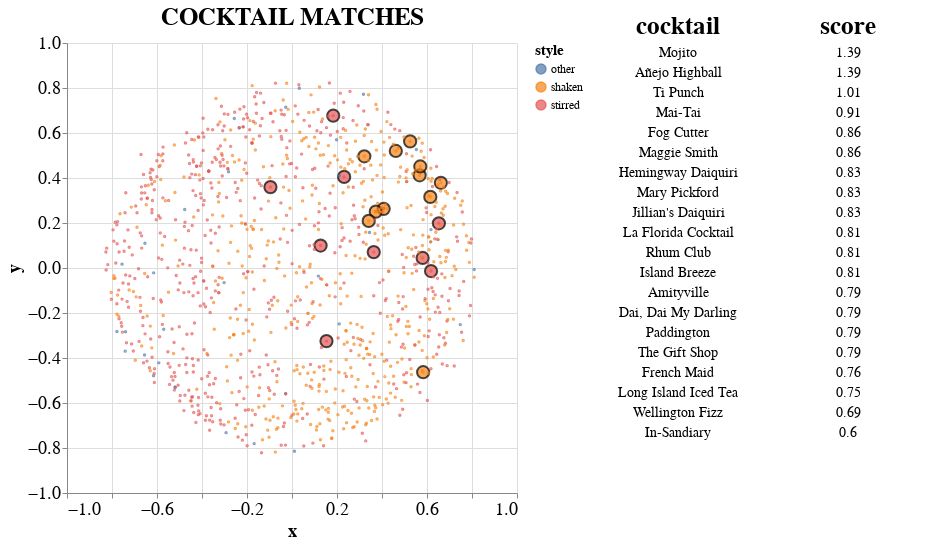

This figure's notebook cell:
### Markdown cell above
# ANOTHER EXAMPLE (MORE ABSTRACT): Spicy Island

### Code cell
C = CocktailQuery('spicy island') 
C.plot_cocktail_map(20) # Returns top 20 cocktails

### Figure 1 — Vega-Lite specification as saved in the notebook (floating-point values rounded to 4 significant figures; data arrays with more than 128 entries replaced by an {"elided": "..."} marker saying what was removed)
{"config": {"view": {"continuousWidth": 400, "continuousHeight": 300, "strokeWidth": 0}, "axis": {"labelFontSize": 18, "titleFontSize": 18}, "legend": {"labelFontSize": 12, "titleFontSize": 15}, "title": {"fontSize": 25}}, "hconcat": [{"layer": [{"data": {"name": "data-1f3b9e59a6de7d4a25551a65b134b9aa"}, "mark": {"type": "point", "filled": true, "size": 150, "stroke": "black"}, "encoding": {"color": {"type": "nominal", "field": "style"}, "tooltip": [{"type": "nominal", "field": "cocktail"}, {"type": "nominal", "field": "ingredients"}, {"type": "nominal", "field": "style"}, {"type": "quantitative", "field": "score"}], "x": {"type": "quantitative", "field": "x"}, "y": {"type": "quantitative", "field": "y"}}, "height": 450, "selection": {"selector006": {"type": "interval", "bind": "scales", "encodings": ["x", "y"]}}, "title": "COCKTAIL MATCHES", "width": 450}, {"data": {"name": "data-99b516665e898e727e6f21848a5bb665"}, "mark": {"type": "point", "size": 2}, "encoding": {"color": {"type": "nominal", "field": "style"}, "x": {"type": "quantitative", "field": "x"}, "y": {"type": "quantitative", "field": "y"}}}]}, {"hconcat": [{"mark": {"type": "text", "fontSize": 14}, "encoding": {"text": {"type": "nominal", "field": "cocktail"}, "tooltip": [{"type": "nominal", "field": "ingredients"}, {"type": "nominal", "field": "style"}], "y": {"type": "ordinal", "axis": null, "field": "row_number"}}, "selection": {"selector005": {"type": "single", "empty": "all"}}, "title": "cocktail", "transform": [{"window": [{"op": "row_number", "field": "", "as": "row_number"}]}], "width": 150}, {"mark": {"type": "text", "fontSize": 14}, "encoding": {"text": {"type": "quantitative", "field": "score"}, "y": {"type": "ordinal", "axis": null, "field": "row_number"}}, "selection": {"selector005": {"type": "single", "empty": "all"}}, "title": "score", "transform": [{"window": [{"op": "row_number", "field": "", "as": "row_number"}]}], "width": 150}], "data": {"name": "data-1f3b9e59a6de7d4a25551a65b134b9aa"}}], "resolve": {"legend": {"color": "independent"}}, "$schema": "https://vega.github.io/schema/vega-lite/v4.8.1.json", "datasets": {"data-1f3b9e59a6de7d4a25551a65b134b9aa": [{"cocktail": "Mojito", "score": 1.39, "x": 0.5806, "y": 0.04454, "style": "stirred", "ingredients": "2 tender sprigs of Mint, 1 ounce Simple Syrup, .75 ounce Lime Juice, 1.5 ounces Light Rum, 2 dashes Angostura Bitters (Optional), Soda Water"}, {"cocktail": "Añejo Highball", "score": 1.39, "x": 0.2318, "y": 0.4049, "style": "stirred", "ingredients": "1.5 ounces Añejo Rum, .5 ounce Curaçao, 2 ounces Ginger Beer, .25 ounce Lime Juice, 2 dashes Angostura Bitters, wheel of Lime (Garnish), slice Orange (Garnish)"}, {"cocktail": "Ti Punch", "score": 1.01, "x": 0.4074, "y": 0.2628, "style": "shaken", "ingredients": "1.5 ounces Rum, .5 ounce Falernum, .5 ounce Simple Syrup, .75 ounce Lime Juice, wedge of Lime (Garnish)"}, {"cocktail": "Mai-Tai", "score": 0.91, "x": 0.5672, "y": 0.412, "style": "shaken", "ingredients": "1 oz. Banks 5 Island Rum, 1 oz. Rhum Clément V.S.O.P., 1 oz. Lime Juice, .5 oz. Marie Brizard Orange Curaçao, .5 oz. Kassatly Chtaura Orgeat"}, {"cocktail": "Fog Cutter", "score": 0.86, "x": 0.1533, "y": -0.3249, "style": "stirred", "ingredients": "1.5 oz. Lemon Juice, 1 oz. Bacardi 8 Rum, 1 oz. Hine V.S.O.P. Cognac, .75 oz. Orange Juice, .5 oz. Tanqueray Gin, .5 oz. Kassatly Chtaura Orgeat, .5 oz. Lustau Cream Sherry"}, {"cocktail": "Maggie Smith", "score": 0.86, "x": 0.3215, "y": 0.4963, "style": "shaken", "ingredients": "1 ounce Campo De Encanto Acholado Pisco, 1 ounce Banks 5-Island White Rum, .5 ounce Santa Teresa Orange Liqueur, .75 ounce Lime Juice, .25 ounce Orgeat, 1 teaspoon Acacia Honey Syrup, Wheel of Lime (Garnish)"}, {"cocktail": "Hemingway Daiquiri", "score": 0.83, "x": 0.4614, "y": 0.5203, "style": "shaken", "ingredients": "2 oz. Banks 5 Island Rum, .75 oz. Lime Juice, .5 oz. Luxardo Maraschino Liqueur, .5 oz. Grapefruit Juice"}, {"cocktail": "Mary Pickford", "score": 0.83, "x": 0.6616, "y": 0.3786, "style": "shaken", "ingredients": "2 oz. Banks 5 Island Rum, .75 oz. Pineapple Juice, .5 oz. Luxardo Maraschino Liqueur, .25 oz. House Grenadine"}, {"cocktail": "Jillian's Daiquiri", "score": 0.83, "x": 0.3725, "y": 0.2504, "style": "shaken", "ingredients": ".75 ounce Flor De Caña Extra-Dry White Rum, .75 ounce El Dorado 3-Year Rum, .5 ounce Banks 5-Island White Rum, 1 ounce Lime Juice, .5 ounce Rich Cane Sugar Syrup, Wedge of Lime (Garnish)"}, {"cocktail": "La Florida Cocktail", "score": 0.81, "x": 0.5701, "y": 0.4513, "style": "shaken", "ingredients": "2 oz. Banks 5 Island Rum, .75 oz. Lime Juice, .5 oz. Marie Brizard Crème De Cacao, .25 oz. Martini Sweet Vermouth, 1 barspoon House Grenadine"}, {"cocktail": "Rhum Club", "score": 0.81, "x": 0.6148, "y": 0.316, "style": "shaken", "ingredients": "2 oz. Banks 5 Island Rum, .75 oz. Lime Juice, .5 oz. Rhum Clément Creole Shrub, .25 oz. Martinique Sugar Cane Syrup, 2 dashes Angostura Bitters, 1 dash Angostura Orange Bitters"}, {"cocktail": "Island Breeze", "score": 0.81, "x": 0.6528, "y": 0.1988, "style": "stirred", "ingredients": "1.5 ounces Light Rum, 4 ounces Pineapple Juice, 1 ounce Cranberry Juice, 2 dashes Angostura Bitters, piece Lime (Garnish)"}, {"cocktail": "Amityville", "score": 0.79, "x": 0.1832, "y": 0.6769, "style": "stirred", "ingredients": "1.5 ounces Bacardi Ron Superior Limited Edition, .25 ounce Banks 5-Island White Rum, .5 ounce Dolin Blanc Vermouth, 1 dash Vieux Pontarlier Absinthe, .5 ounce Granny Smith Apple Juice, .25 ounce Vanilla Syrup, .5 teaspoon Acid Phosphate, 1 dash House Orange Bitters, Slice of Granny Smith Apple (Garnish)"}, {"cocktail": "Dai, Dai My Darling", "score": 0.79, "x": -0.09575, "y": 0.3595, "style": "stirred", "ingredients": ".75 ounce Flor De Caña Extra-Dry White Rum, .75 ounce El Dorado 3-Year Rum, .5 ounce Banks 5-Island White Rum, .5 ounce Dolin Blanc Vermouth, .5 ounce Combier Pamplemousse Rose Liqueur, .5 teaspoon Kirsch, .5 teaspoon Luxardo Maraschino Liqueur, .5 teaspoon Acid Phosphate, Wedge of Lime (Garnish)"}, {"cocktail": "Paddington", "score": 0.79, "x": 0.5829, "y": -0.4632, "style": "shaken", "ingredients": "St. George Absinthe, 1.5 oz. Banks 5 Island Rum, .5 oz. Lillet Blanc, .5 oz. Grapefruit Juice, .5 oz. Lemon Juice, 1 barspoon Bonne Maman Orange Marmalade"}, {"cocktail": "The Gift Shop", "score": 0.79, "x": 0.3411, "y": 0.2094, "style": "shaken", "ingredients": "3 wheels of Cucumber, 2 ounces Banks 5-Island White Rum, .5 ounce Cardamaro, .75 ounce Lime Juice, .75 ounce Simple Syrup, 1 dash Angostura Bitters, 3 wheels of Cucumber (Garnish)"}, {"cocktail": "French Maid", "score": 0.76, "x": 0.3633, "y": 0.0706, "style": "stirred", "ingredients": "1.5 oz. Hine V.S.O.P. Cognac, 1 oz. House Ginger Beer, .75 oz. Lime Juice, .75 oz. Simple Syrup, .25 oz. John D. Taylor's Velvet Falernum, 3 Wheels of Cucumber, 6-8 Leaves of Mint, 1 Wheel of Cucumber (Garnish), 1 sprig of Mint (Garnish)"}, {"cocktail": "Long Island Iced Tea", "score": 0.75, "x": 0.1271, "y": 0.09968, "style": "stirred", "ingredients": ".5 ounce Vodka, .5 ounce Gin, .5 ounce Rum, .5 ounce Tequila, .5 ounce Triple Sec, .75 ounce Lemon Juice, .5 ounce Simple Syrup, 3-4 ounces Coca-Cola, wedge Lemon (Garnish)"}, {"cocktail": "Wellington Fizz", "score": 0.69, "x": 0.5251, "y": 0.5627, "style": "shaken", "ingredients": "2 oz. 42 Below Kiwi Vodka, 1 oz. Heavy Cream, .75 oz. Lime Juice, .5 oz. Boiron Passion Fruit Purée, .5 oz. Kassatly Chtaura Orgeat, 1 Egg White, 1 oz. Club Soda"}, {"cocktail": "In-Sandiary", "score": 0.6, "x": 0.618, "y": -0.01357, "style": "stirred", "ingredients": "Rim with Spicy Sugar (Garnish), Rim with Salt (Garnish), 2 ounces Siembra Azul Blanco Tequila, 2 ounces Watermelon Juice, .5 ounce Lime Juice, .25 ounce Simple Syrup"}], "data-99b516665e898e727e6f21848a5bb665": {"elided": "1120 records"}}}
